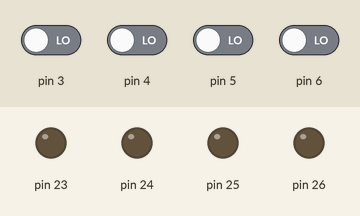
The sketch below on a simulated Arduino Mega 2560, built with avr-gcc and run on an emulated ATmega2560. Parts: output pins drawn as LEDs (lit = HIGH). The inputs (shaded band) are chosen by the test bench; at power-on: pin 3–6 LOW.

Above: at 1.8 s.
1.9 s: pin 3 driven HIGH
At 3.2 s:
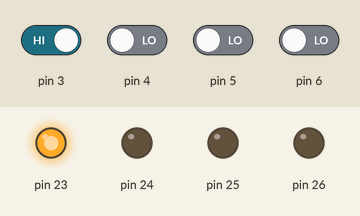
4.0 s: pin 3 driven LOW
At 5.7 s:
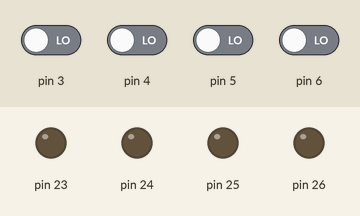
6.0 s: pin 4 driven HIGH
At 7.4 s:
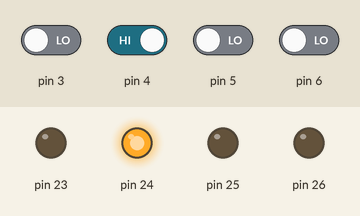
8.0 s: pin 3 driven HIGH
At 9.0 s:
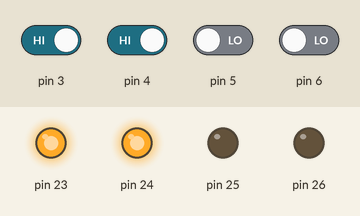
10.0 s: pin 3 driven LOW and pin 4 driven LOW and pin 5 driven HIGH and pin 6 driven HIGH
At 11.7 s:
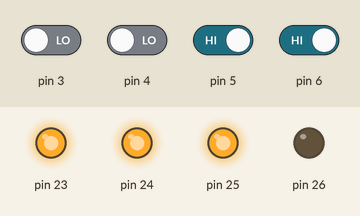
12.0 s: pin 5 driven LOW
At 13.2 s:
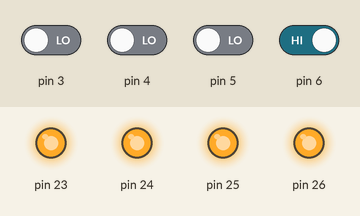
Timing chart, 0 to 15.0 s (numbered marks = the images above; inputs shaded):
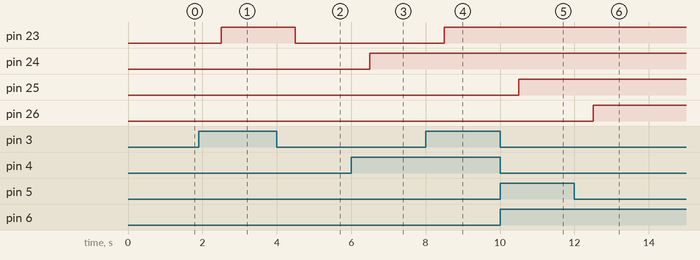

Measured:
- after the input at 1.9 s, pin 23: LOW → HIGH after 0.60 s
- after the input at 4.0 s, pin 23: HIGH → LOW after 0.50 s
- after the input at 6.0 s, pin 24: LOW → HIGH after 0.50 s
- after the input at 8.0 s, pin 23: LOW → HIGH after 0.50 s
- after the input at 10.0 s, pin 25: LOW → HIGH after 0.50 s
- after the input at 12.0 s, pin 26: LOW → HIGH after 0.50 s

The sketch:

19_IR_Obstacle_sensor.ino
```cpp
int a=0;
int b=0;
int c=0;
int d=0;
void sloat_1()
{
  digitalWrite(23,HIGH);
}
void sloat_2()
{
    digitalWrite(24,HIGH);

}
void sloat_3()
{
  digitalWrite(25,HIGH);

}
void sloat_4()
{
  digitalWrite(26,HIGH);

}
void setup()
{
  pinMode(3,INPUT);
  pinMode(4,INPUT);
  pinMode(5,INPUT);
  pinMode(6,INPUT);

  pinMode(23,OUTPUT);
  pinMode(24,OUTPUT);
  pinMode(25,OUTPUT);
  pinMode(26,OUTPUT);
  Serial.begin(9600);
}
void loop()
{
  a=digitalRead(3);
  b=digitalRead(4);
  c=digitalRead(5);
  d=digitalRead(6);
  delay(500);
  if(a==1)
  sloat_1();
   else if(b==1)
  sloat_2();
  else if(c==1)
  sloat_3();
  else if(d==1)
  sloat_4();
  else
  {
      digitalWrite(23,LOW);
      digitalWrite(24,LOW);
      digitalWrite(25,LOW);
      digitalWrite(26,LOW);
  }
}
```
